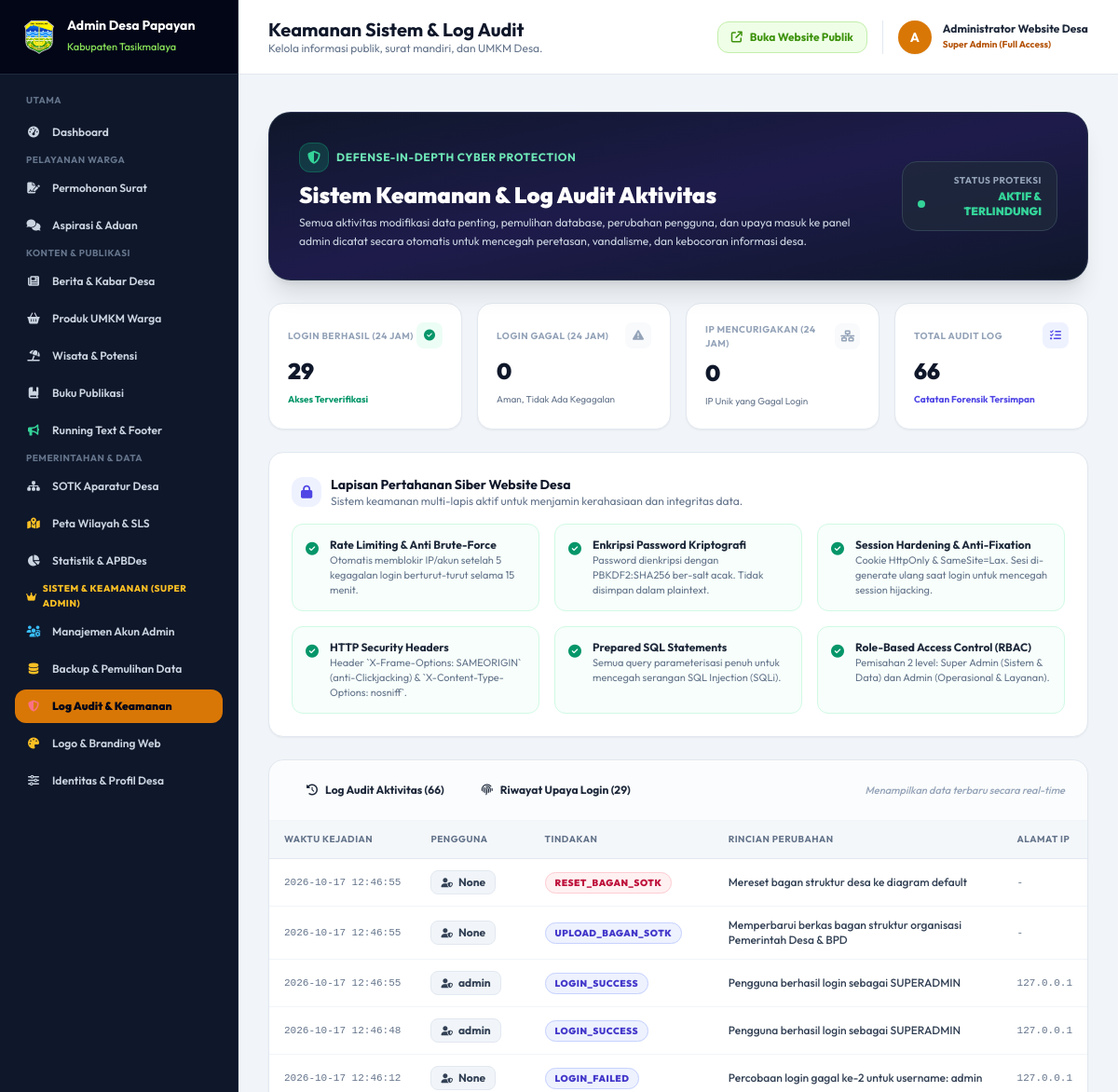
The page /admin/keamanan (signed in, upper part) on the database as committed earlier.
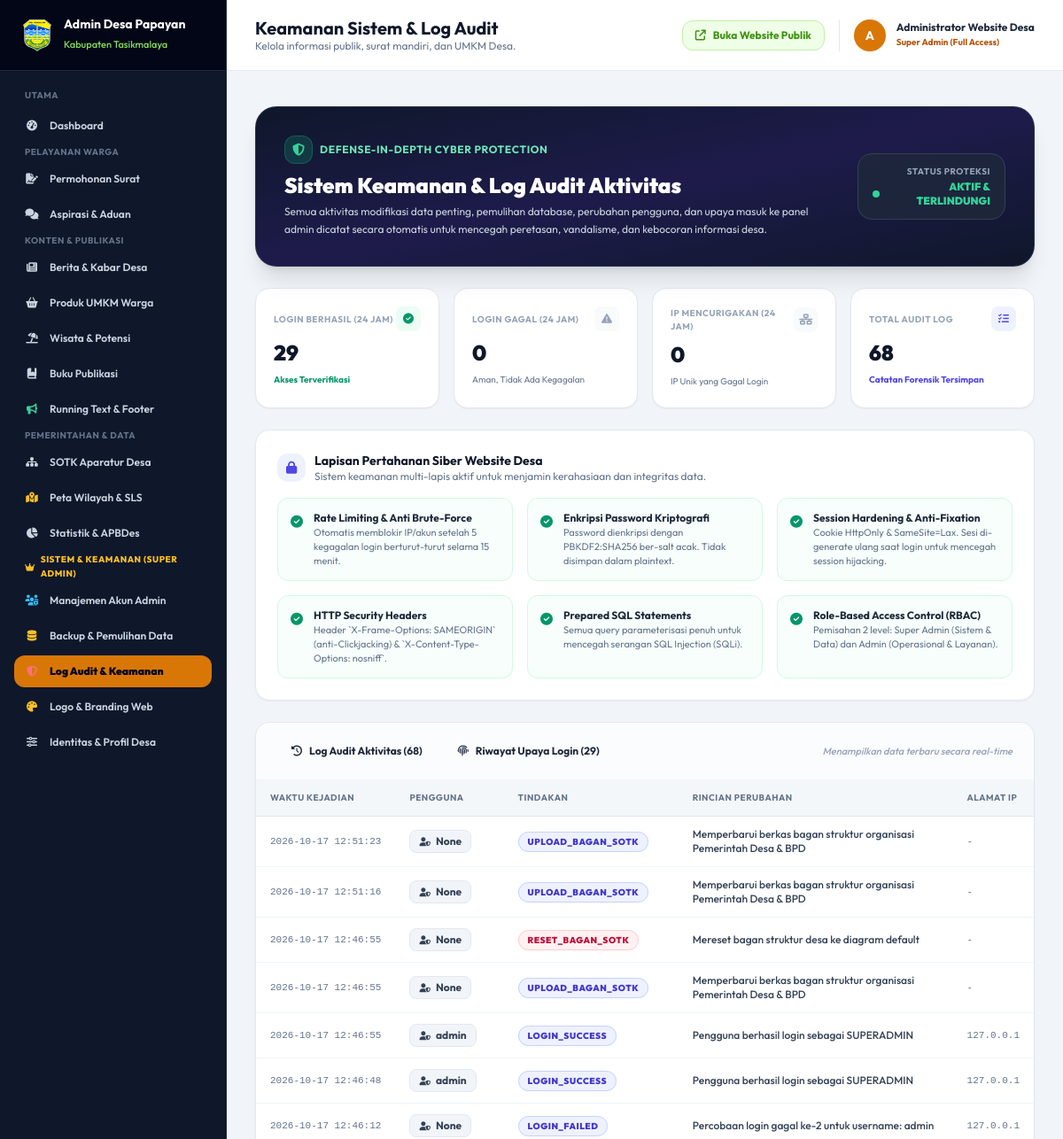
The same page on the database as committed later.
### tables this page shows
CREATE TABLE activity_logs (
        id INTEGER PRIMARY KEY AUTOINCREMENT,
        user_id INTEGER,
        username TEXT,
        action TEXT NOT NULL,
        details TEXT,
        ip_address TEXT,
        user_agent TEXT,
        created_at TIMESTAMP DEFAULT CURRENT_TIMESTAMP
    );

### app.py (the view)
@app.route('/admin/keamanan')
@superadmin_required
def admin_keamanan():
    conn = get_db()
    cursor = conn.cursor()
    cursor.execute("SELECT * FROM activity_logs ORDER BY id DESC LIMIT 100")
    logs = [dict(r) for r in cursor.fetchall()]
    cursor.execute("SELECT * FROM login_attempts ORDER BY id DESC LIMIT 50")
    attempts = [dict(r) for r in cursor.fetchall()]
    cursor.execute("SELECT COUNT(*) FROM login_attempts WHERE is_success = 0 AND attempted_at >= datetime('now', '-24 hours')")
    failed_24h = cursor.fetchone()[0] or 0
    cursor.execute("SELECT COUNT(*) FROM login_attempts WHERE is_success = 1 AND attempted_at >= datetime('now', '-24 hours')")
    success_24h = cursor.fetchone()[0] or 0
    cursor.execute("SELECT COUNT(DISTINCT ip_address) FROM login_attempts WHERE is_success = 0 AND attempted_at >= datetime('now', '-24 hours')")
    suspicious_ips = cursor.fetchone()[0] or 0
    conn.close()
    return render_template(
        'admin/keamanan.html',
        logs=logs,
        attempts=attempts,
        failed_24h=failed_24h,
        success_24h=success_24h,
        suspicious_ips=suspicious_ips
    )

### app.py (called while the page is built)
@app.after_request
def apply_security_headers(response):
    response.headers['X-Content-Type-Options'] = 'nosniff'
    response.headers['X-Frame-Options'] = 'SAMEORIGIN'
    response.headers['X-XSS-Protection'] = '1; mode=block'
    response.headers['Referrer-Policy'] = 'strict-origin-when-cross-origin'
    response.headers['Permissions-Policy'] = 'geolocation=(self)'
    return response

@app.context_processor
def inject_global_data():
    data = {
        'is_superadmin': session.get('role') == 'superadmin',
        'current_role': session.get('role', 'tamu'),
        'current_nama': session.get('nama', 'Pengguna')
    }
    try:
        conn = get_db()
        cursor = conn.cursor()
        cursor.execute("SELECT * FROM profil_desa WHERE id = 1")
        row = cursor.fetchone()
        data['profil_global'] = dict(row or {})
        cursor.execute("SELECT * FROM running_texts WHERE is_active = 1 ORDER BY urutan ASC, id ASC")
        data['running_texts_global'] = [dict(r) for r in cursor.fetchall()]
        conn.close()
    except Exception:
        data['profil_global'] = {}
        data['running_texts_global'] = []
    return data

### templates/admin/keamanan.html (shortened to what the changed rows need)
{% extends "base_admin.html" %}
{% block header_title %}Keamanan Sistem & Log Audit{% endblock %}
{% block content %}
<div class="space-y-6">
  <div class="bg-gradient-to-br from-slate-900 via-indigo-950 to-slate-900 text-white p-6 sm:p-8 rounded-3xl shadow-xl border border-slate-700/60 relative overflow-hidden">
    <div class="flex flex-col lg:flex-row lg:items-center justify-between gap-6 relative z-10">
      <div>
        <h2 class="text-xl sm:text-2xl font-black text-white">Sistem Keamanan & Log Audit Aktivitas</h2>
      </div>
    </div>
  </div>
  <div class="grid grid-cols-2 lg:grid-cols-4 gap-4">
    <div class="bg-white p-5 rounded-2xl border border-slate-200 shadow-sm">
      <div class="flex items-center justify-between">
        <span class="text-[10px] font-bold text-slate-400 uppercase tracking-wider">Total Audit Log</span>
        <span class="w-7 h-7 rounded-lg bg-indigo-50 text-indigo-600 flex items-center justify-center text-xs">
        </span>
      </div>
      <span class="text-2xl font-black text-slate-900 block mt-2">{{ logs|length }}</span>
      <span class="text-[10px] text-indigo-600 font-bold">Catatan Forensik Tersimpan</span>
    </div>
  </div>
  <div class="bg-white rounded-2xl border border-slate-200 shadow-sm overflow-hidden" x-data="{ activeTab: 'audit' }">
    <div class="px-6 py-4 border-b border-slate-100 flex flex-col sm:flex-row sm:items-center justify-between gap-3 bg-slate-50/50">
      <div class="flex items-center gap-2">
        <button type="button" @click="activeTab = 'audit'" :class="activeTab === 'audit' ? 'bg-indigo-600 text-white shadow-sm' : 'bg-white text-slate-600 hover:bg-slate-100'" class="px-4 py-2 rounded-xl text-xs font-bold transition flex items-center gap-2">
          <i class="fa-solid fa-clock-rotate-left"></i>
          <span>Log Audit Aktivitas ({{ logs|length }})</span>
        </button>
      </div>
    </div>
    <div x-show="activeTab === 'audit'" class="p-0">
      {% if logs %}
      <div class="overflow-x-auto">
        <table class="w-full text-left text-xs">
          <thead class="bg-slate-100/75 text-slate-500 font-bold border-b border-slate-200 uppercase tracking-wider text-[10px]">
            <tr>
              <th class="py-3 px-4">Waktu Kejadian</th>
              <th class="py-3 px-4">Pengguna</th>
              <th class="py-3 px-4">Tindakan</th>
              <th class="py-3 px-4">Rincian Perubahan</th>
              <th class="py-3 px-4">Alamat IP</th>
            </tr>
          </thead>
          <tbody class="divide-y divide-slate-100">
            {% for log in logs %}
            <tr class="hover:bg-slate-50/80 transition">
              <td class="py-3 px-4 whitespace-nowrap text-slate-500 font-mono text-[11px]">
                {{ log.created_at }}
              </td>
              <td class="py-3 px-4 font-bold text-slate-900 whitespace-nowrap">
                <span class="inline-flex items-center gap-1.5 px-2.5 py-1 rounded-lg bg-slate-100 border border-slate-200 text-slate-700">
                  <i class="fa-solid fa-user-shield text-[10px]"></i>
                  {{ log.username }}
                </span>
              </td>
              <td class="py-3 px-4 whitespace-nowrap">
                {% if 'RESTORE' in log.action or 'HAPUS' in log.action or 'RESET' in log.action %}
                  <span class="px-2.5 py-1 rounded-full text-[10px] font-black bg-rose-50 text-rose-700 border border-rose-200 uppercase tracking-wider">
                    {{ log.action }}
                  </span>
                {% elif 'BACKUP' in log.action or 'TAMBAH' in log.action %}
                  <span class="px-2.5 py-1 rounded-full text-[10px] font-black bg-emerald-50 text-emerald-700 border border-emerald-200 uppercase tracking-wider">
                    {{ log.action }}
                  </span>
                {% else %}
                  <span class="px-2.5 py-1 rounded-full text-[10px] font-black bg-indigo-50 text-indigo-700 border border-indigo-200 uppercase tracking-wider">
                    {{ log.action }}
                  </span>
                {% endif %}
              </td>
              <td class="py-3 px-4 text-slate-700 font-medium max-w-md break-words">
                {{ log.details or '-' }}
              </td>
              <td class="py-3 px-4 whitespace-nowrap text-slate-500 font-mono text-[11px]">
                {{ log.ip_address or '-' }}
              </td>
            </tr>
            {% endfor %}
          </tbody>
        </table>
      </div>
      {% endif %}
    </div>
  </div>
</div>
{% endblock %}

Rows that differ between the two databases and show on the page:
added activity_logs: created_at "2026-10-17 12:51:23", username "None", action "UPLOAD_BAGAN_SOTK", details "Memperbarui berkas bagan struktur organisasi Pemerintah Desa & BPD", ip_address "-"
added activity_logs: created_at "2026-10-17 12:51:16", username "None", action "UPLOAD_BAGAN_SOTK", details "Memperbarui berkas bagan struktur organisasi Pemerintah Desa & BPD", ip_address "-"
Other text that changed with them:
{{ logs|length }}: "66" → "68"
